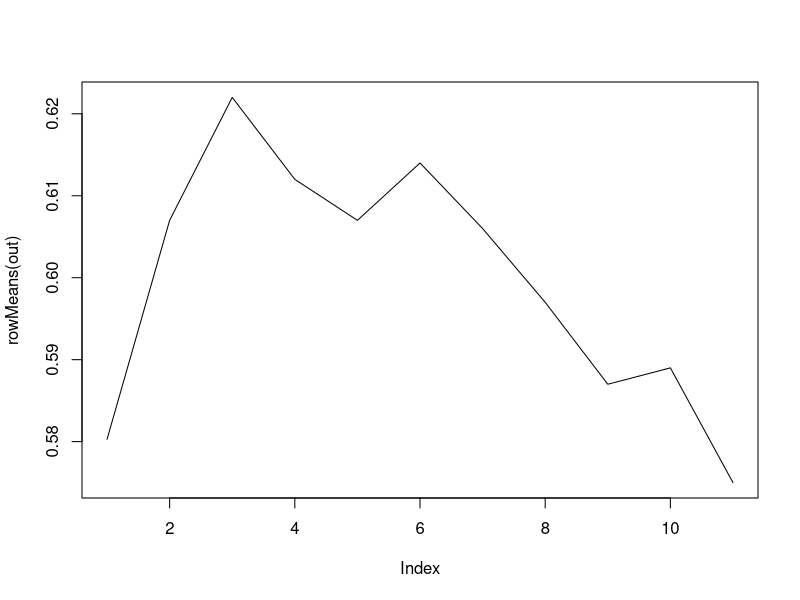
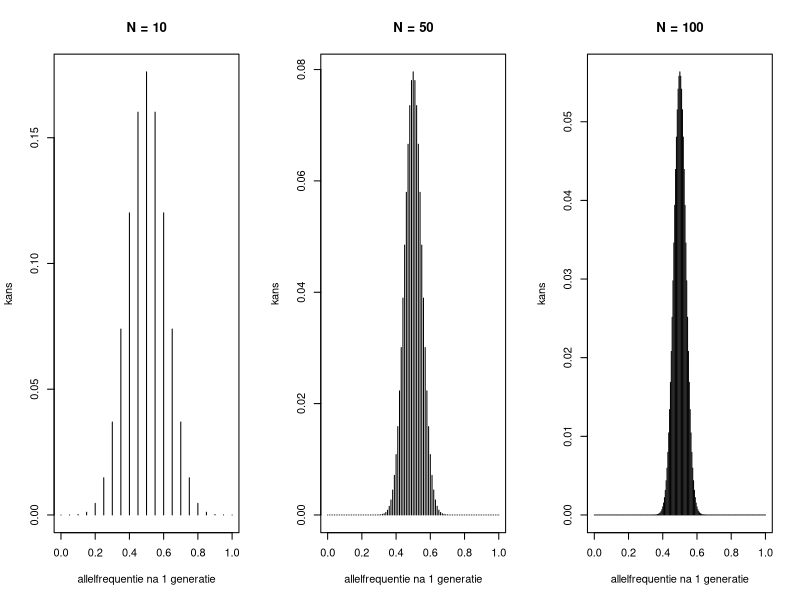
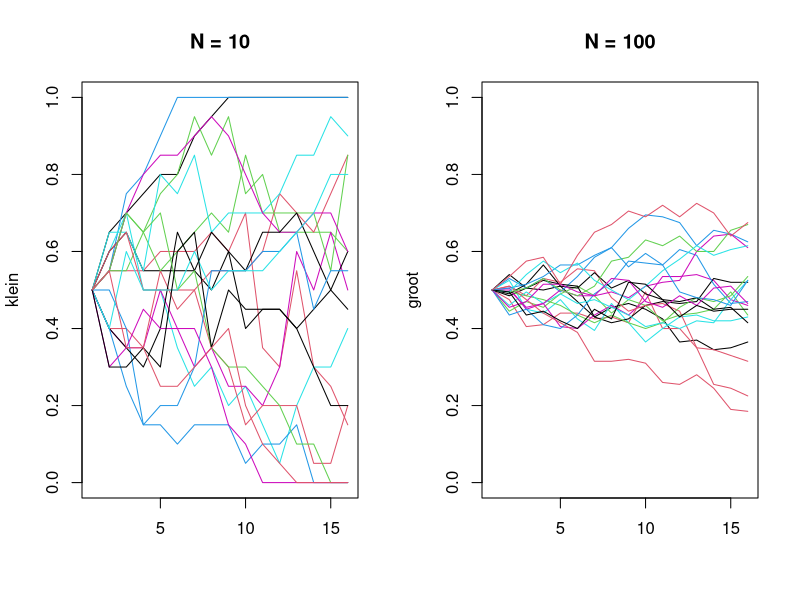

Write the R code that produced these figures, in order.
## ---- chunk 1
N0 <- 1000
## ---- chunk 2
p0 <- runif(1, min = 0.3, max = 0.7)
p1 <- 1-p0

freq <- c(p0,p1)
freq
## ---- chunk 3
gen_nieuw <- sample(c(0,1), 
                    2*N0, 
                    replace = TRUE, 
                    prob = c(p0, p1))
## ---- chunk 4
p1_nieuw <- sum(gen_nieuw)/length(gen_nieuw)
p0_nieuw <- 1-p1_nieuw

freq_nieuw <- c(p0_nieuw, p1_nieuw)
freq_nieuw
## ---- chunk 5
gen_verschil <- freq_nieuw - freq
gen_verschil
## ---- chunk 6
gendrift <- function(p1, N_pop, N_gen, N_sim){
  m <- matrix(0, nrow = N_gen+1, ncol = N_sim)
  for(k in 1:N_sim){
    v <- c(p1)
    for(i in 1:N_gen){
      out <- sample(c(0,1), 2*N_pop, replace = TRUE,
                    prob = c(1-v[i], v[i]))
      v[i+1] <- sum(out) / (2*N_pop)
    }
    m[,k] <- v
  }
  return(m)
}
## ---- chunk 7
out <- gendrift(p1,100,10,5)
out
## ---- chunk 8
# Jouw antwoord
## ---- chunk 9
plot(rowMeans(out), type = "l")
## ---- chunk 10
par(mfrow = c(1,3))
N_vals <- c(10, 50, 100)

for (N in N_vals) {
  k <- 0:(2*N)
  allelfreq <- k / (2*N)
  kansen <- dbinom(k, size = 2*N, prob = 0.5)
  
  plot(allelfreq, kansen, type = "h",
       main = paste("N =", N),
       xlab = "allelfrequentie na 1 generatie",
       ylab = "kans", xlim = c(0,1))
}
## ---- chunk 11
klein <- gendrift(0.5, 10, 15, 20)
groot <- gendrift(0.5, 100, 15, 20)

par(mfrow = c(1,2))
matplot(klein, ylim = c(0,1), 
        type = "l", lty = 1, main = "N = 10")
matplot(groot, ylim = c(0,1), 
        type = "l", lty = 1, main = "N = 100")
